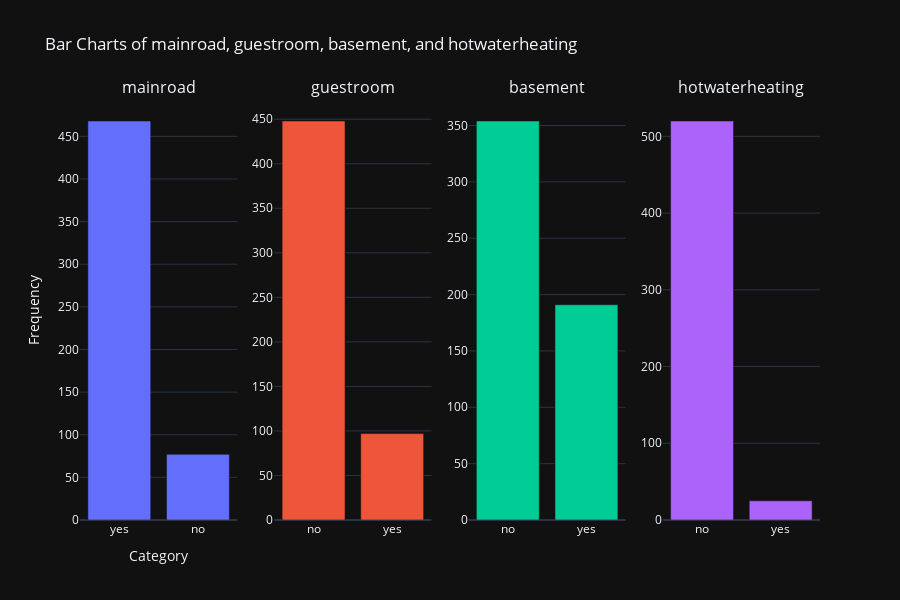

Notebook code cell kept with this figure:
### Markdown cell above
###### You can also do Explanatory Data Analysis (EDA) for a better understanding of your data. In this case the data can be clearly understood, but here is some examples for both categorical, and numerical data.

### Code cell
fig = make_subplots(rows=1, cols=4, subplot_titles=("mainroad", "guestroom", "basement", "hotwaterheating"))

# First subplot for 'mainroad'
mainroad_counts = df['mainroad'].value_counts()
fig.add_trace(
    go.Bar(x=mainroad_counts.index, y=mainroad_counts.values, name='mainroad'),
    row=1, col=1
)

# Second subplot for 'guestroom'
guestroom_counts = df['guestroom'].value_counts()
fig.add_trace(
    go.Bar(x=guestroom_counts.index, y=guestroom_counts.values, name='guestroom'),
    row=1, col=2
)

# Third subplot for 'basement'
basement_counts = df['basement'].value_counts()
fig.add_trace(
    go.Bar(x=basement_counts.index, y=basement_counts.values, name='basement'),
    row=1, col=3
)

# Fourth subplot for 'hotwaterheating'
hotwaterheating_counts = df['hotwaterheating'].value_counts()
fig.add_trace(
    go.Bar(x=hotwaterheating_counts.index, y=hotwaterheating_counts.values, name='hotwaterheating'),
    row=1, col=4
)

# Update layout for better appearance
fig.update_layout(
    title_text="Bar Charts of mainroad, guestroom, basement, and hotwaterheating",
    showlegend=False,
    xaxis_title="Category",
    yaxis_title="Frequency",
    height=600, width=900
)

# Show plot
fig.show()

### Figure 1 — Plotly figure (JSON) as saved in the notebook; plotly's stock layout.template omitted (floating-point values rounded to 4 significant figures)
{"data": [{"name": "mainroad", "x": ["yes", "no"], "y": [468, 77], "type": "bar", "xaxis": "x", "yaxis": "y"}, {"name": "guestroom", "x": ["no", "yes"], "y": [448, 97], "type": "bar", "xaxis": "x2", "yaxis": "y2"}, {"name": "basement", "x": ["no", "yes"], "y": [354, 191], "type": "bar", "xaxis": "x3", "yaxis": "y3"}, {"name": "hotwaterheating", "x": ["no", "yes"], "y": [520, 25], "type": "bar", "xaxis": "x4", "yaxis": "y4"}], "layout": {"xaxis": {"anchor": "y", "domain": [0.0, 0.2125], "title": {"text": "Category"}}, "yaxis": {"anchor": "x", "domain": [0.0, 1.0], "title": {"text": "Frequency"}}, "xaxis2": {"anchor": "y2", "domain": [0.2625, 0.475]}, "yaxis2": {"anchor": "x2", "domain": [0.0, 1.0]}, "xaxis3": {"anchor": "y3", "domain": [0.525, 0.7375]}, "yaxis3": {"anchor": "x3", "domain": [0.0, 1.0]}, "xaxis4": {"anchor": "y4", "domain": [0.7875, 1.0]}, "yaxis4": {"anchor": "x4", "domain": [0.0, 1.0]}, "annotations": [{"font": {"size": 16}, "showarrow": false, "text": "mainroad", "x": 0.1062, "xanchor": "center", "xref": "paper", "y": 1.0, "yanchor": "bottom", "yref": "paper"}, {"font": {"size": 16}, "showarrow": false, "text": "guestroom", "x": 0.3688, "xanchor": "center", "xref": "paper", "y": 1.0, "yanchor": "bottom", "yref": "paper"}, {"font": {"size": 16}, "showarrow": false, "text": "basement", "x": 0.6313, "xanchor": "center", "xref": "paper", "y": 1.0, "yanchor": "bottom", "yref": "paper"}, {"font": {"size": 16}, "showarrow": false, "text": "hotwaterheating", "x": 0.8938, "xanchor": "center", "xref": "paper", "y": 1.0, "yanchor": "bottom", "yref": "paper"}], "title": {"text": "Bar Charts of mainroad, guestroom, basement, and hotwaterheating"}, "showlegend": false, "height": 600, "width": 900}}
